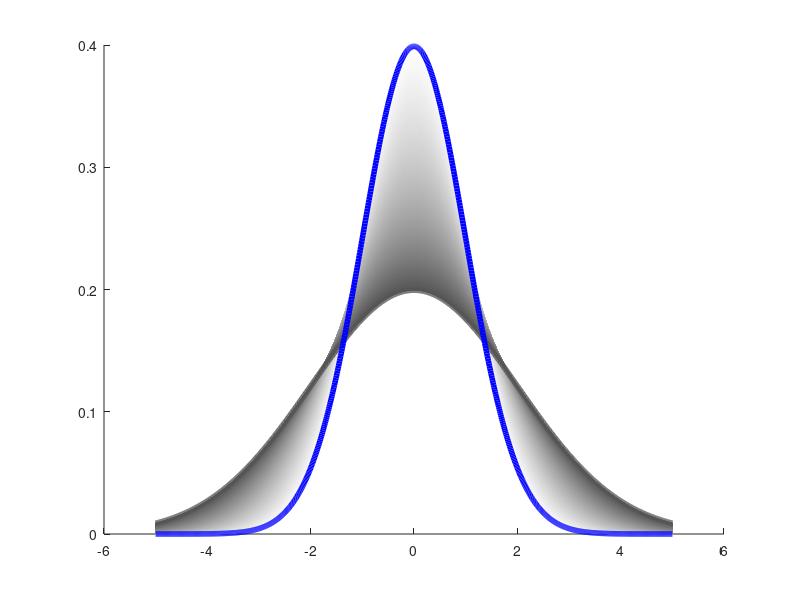

This figure's MATLAB source: (Note: this script raises an error after producing the figure.)
function MakeDistWidth_HypothesisFig

% this makes the shaded distributional hypothesis panel from the paper. 
% the rest of the figure was made in Illustrator

cm = flipud(gray(1.5*numel([1:.001:2])));

figure ;
set(gcf,'renderer','Painters');
hold on
x = [-5:.01:5];
ctr = 0;
for s = 1:.001:2
    ctr = ctr+1;
y = normpdf(x,0,s);

plot(x,y,'color',cm(ctr,:));
end
plot(x,y,'color',cm(ctr,:),'LineWidth',4);

y = normpdf(x,0,1);
cm2=lines(1);
plot(x,y,'color',cm2,'LineWidth',4);

axx = gca;
axx.YAxis.Visible = 'off'; % remove y-axis
xticks([]);
set(gca,'LineWidth',3);




end % of function